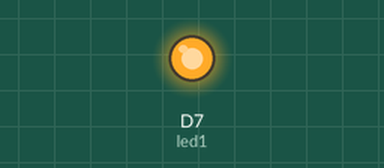
A sketch run on a simulated ESP8266 (NodeMCU). Shown: output pins drawn as LEDs (lit = HIGH).

Above: at 0.5 s.
At 21.2 s:
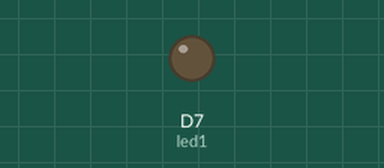
Timing chart, 0 to 29.3 s (numbered marks = the images above):
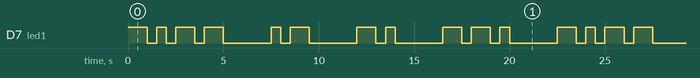

Measured:
- by itself, D7 (led1): moves between LOW and HIGH, repeating every 22.5 s
- by itself, everything shown: repeats every 22.5 s, in 22 steps

The sketch:

blinkfirstname.ino
```cpp
int led1 = D7;

void setup()
{

  pinMode(led1, OUTPUT);

}


void loop() {

  // Y:	-.--

  digitalWrite(led1, HIGH);
  delay(1000);

  digitalWrite(led1, LOW);
  delay(500);

  digitalWrite(led1, HIGH);
  delay(500);

  digitalWrite(led1, LOW);
  delay(500);

   digitalWrite(led1, HIGH);
  delay(1000);

  digitalWrite(led1, LOW);
  delay(500);

  digitalWrite(led1, HIGH);
  delay(1000);

  digitalWrite(led1, LOW);
  delay(500);

  //rest

  digitalWrite(led1, LOW);
  delay(2000);

  // A:.-

  digitalWrite(led1, HIGH);
  delay(500);

  digitalWrite(led1, LOW);
  delay(500);

  digitalWrite(led1, HIGH);
  delay(1000);

  digitalWrite(led1, LOW);
  delay(500);

   //rest

  digitalWrite(led1, LOW);
  delay(2000);

  // N: -.

  digitalWrite(led1, HIGH);
  delay(1000);

  digitalWrite(led1, LOW);
  delay(500);

  digitalWrite(led1, HIGH);
  delay(500);

  digitalWrite(led1, LOW);
  delay(500);

  //rest

  digitalWrite(led1, LOW);
  delay(2000);

  // G: 	--.
   digitalWrite(led1, HIGH);
  delay(1000);

  digitalWrite(led1, LOW);
  delay(500);

  digitalWrite(led1, HIGH);
  delay(1000);

  digitalWrite(led1, LOW);
  delay(500);

  digitalWrite(led1, HIGH);
  delay(500);

  digitalWrite(led1, LOW);
  delay(500);

   //rest

  digitalWrite(led1, LOW);
  delay(2000);


}
```
